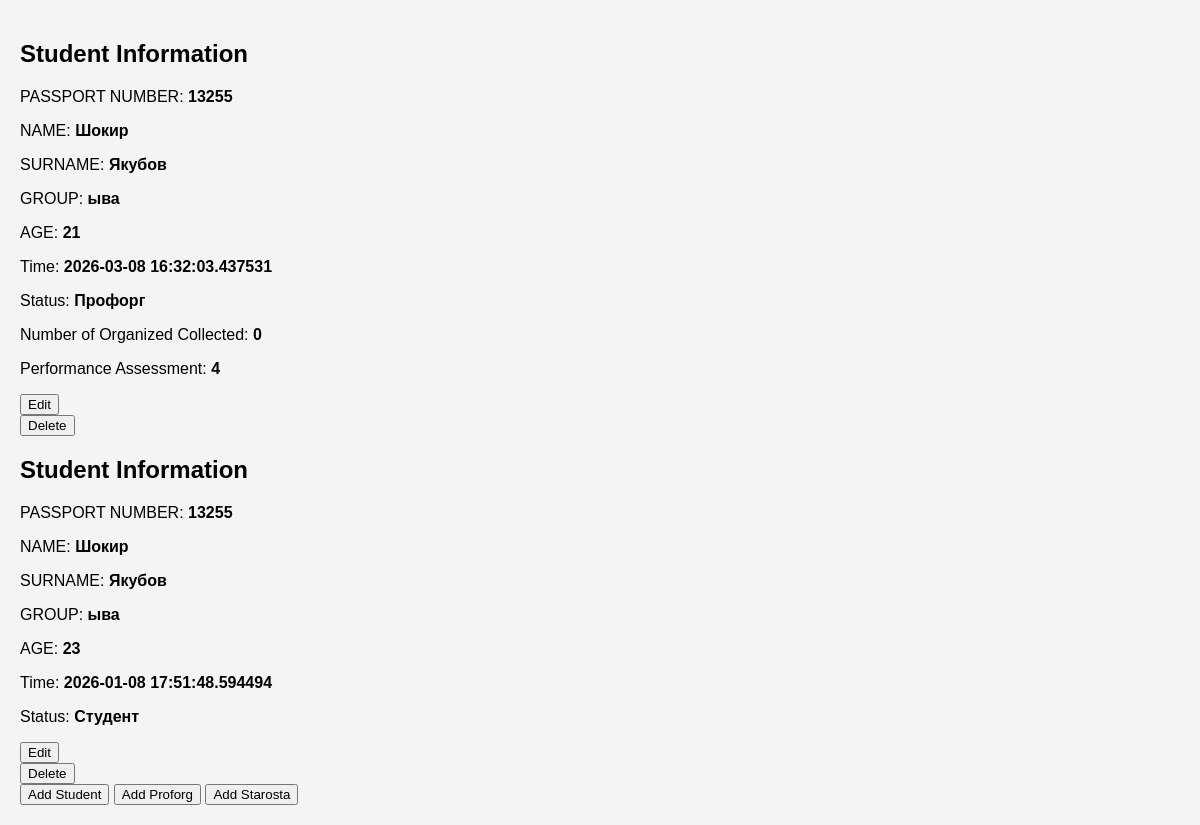
The page / on the database its author committed.
### tables this page shows
CREATE TABLE book(
                id INTEGER PRIMARY KEY AUTOINCREMENT,
                passport_number TEXT,
                name TEXT,
                surname TEXT,
                age INTEGER,
                group_name TEXT,
                time TIMESTAMP,
                status_in_group TEXT,
                additional_data BLOB
            );

### university/routes.py (the view)
@bp.route("/")
def index():
    return get_students_manager().ShowBook()

### university/classes.py (called while the page is built)
    def __post_init__(self):
        self.time = str(datetime.datetime.now())

    def DBLoad(self, r):
        self.id = r['id']
        self.passport_number = r['passport_number']
        self.name = r['name']
        self.surname = r['surname']
        self.age = r['age']
        self.group_name = r['group_name']
        self.time = r['time']
        self.status_in_group = r['status_in_group']

    def __post_init__(self):
        super().__post_init__()  # Вызов базового метода
        self.time = str(datetime.datetime.now())

    def DBLoad(self, r):
        super().DBLoad(r)
        additional_data = pickle.loads(r['additional_data']) if r['additional_data'] else {}
        self.the_number_of_organized_collected = additional_data.get('the_number_of_organized_collected', 0)
        self.performance_assessment = additional_data.get('performance_assessment', 0)

### university/routes.py (called while the page is built)
def get_students_manager():
    if 'students_manager' not in g:
        g.students_manager = Students()
    return g.students_manager

### university/storage.py (called while the page is built)
    def Load(self):
        if not os.path.exists(self.selfpath):
            os.mkdir(self.selfpath)
        db_path = os.path.join(self.selfpath, 'book.sqlite')
        self.db = sqlite3.connect(
            db_path,
            detect_types=sqlite3.PARSE_DECLTYPES,
            check_same_thread=False
        )
        self.db.row_factory = sqlite3.Row  # Возвращать строки как словари
        self.dbc = self.db.cursor()
        self.db.execute("""
            CREATE TABLE IF NOT EXISTS book(
                id INTEGER PRIMARY KEY AUTOINCREMENT,
                passport_number TEXT,
                name TEXT,
                surname TEXT,
                age INTEGER,
                group_name TEXT,
                time TIMESTAMP,
                status_in_group TEXT,
                additional_data BLOB
            )
        """)
        self.db.commit()

    def GetItems(self):
        self.dbc.execute("SELECT * FROM book ORDER BY id DESC")
        for r in self.dbc.fetchall():  # Проход по всем строкам результата
            print(r['status_in_group'])
            if r['status_in_group'] == "Студент":
                item = Student()
            elif r['status_in_group'] == "Староста":
                item = Starosta()
            elif r['status_in_group'] == "Профорг":
                item = Proforg()
            else:
                continue
            item.DBLoad(r)  # Загрузка данных в объект
            yield item

### university/templates/list.tpl (shortened to what this page needs)
{% extends "base.tpl" %}
{% block content %}
    {% for it in items %}
        {% include "item.tpl" ignore missing %}
    {% else %}
        <div class="no-data">No data</div>
    {% endfor %}
    <div class="button-container">
        <form action="{{ url_for('university.show_form', id=0) }}" method="get" style="display: inline;">
            <button type="submit" class="action-button">Add Student</button>
        </form>
        <form action="{{ url_for('university.show_form', id=0) }}" method="get" style="display: inline;">
            <button type="submit" class="action-button">Add Proforg</button>
        </form>
        <form action="{{ url_for('university.show_form', id=0) }}" method="get" style="display: inline;">
            <button type="submit" class="action-button">Add Starosta</button>
        </form>
    </div>
{% endblock %}

### university/templates/base.tpl
{% include "header.tpl" ignore missing %}
{% block content %} {% endblock %}
{% include "footer.tpl" %}

### university/templates/header.tpl (shortened to what this page needs)
<!DOCTYPE html>
<html lang="ru">
<head>
</head>
<body>

### university/templates/item.tpl (shortened to what this page needs)
<h2>Student Information</h2>
<div class="info">
    <p>PASSPORT NUMBER: <strong>{{ it.passport_number }}</strong></p>
    <p>NAME: <strong>{{ it.name }}</strong></p>
    <p>SURNAME: <strong>{{ it.surname }}</strong></p>
    <p>GROUP: <strong>{{ it.group_name }}</strong></p>
    <p>AGE: <strong>{{ it.age }}</strong></p>
    <p>Time: <strong>{{ it.time }}</strong></p>
    <p>Status: <strong>{{ it.status_in_group }}</strong></p>
    {% if it.the_number_of_organized_collected %}
    <p>Number of Organized Collected: <strong>{{ it.the_number_of_organized_collected }}</strong></p>
    <p>Performance Assessment: <strong>{{ it.performance_assessment }}</strong></p>
    {% endif %}
    <div class="button-container">
        <form class="edit-form" action="{{ url_for('university.show_form', id=it.id) }}" method="get">
            <button type="submit" class="action-button">Edit</button>
        </form>
        <form class="delete-form" action="{{ url_for('university.delete', id=it.id) }}" method="post">
            <button type="submit" class="action-button"
                    onclick="return confirm('Are you sure you want to delete this student?')">Delete</button>
        </form>
    </div>
</div>

### university/templates/footer.tpl
</body></html>

### university/templates/header.tpl (style rules this page uses)
body { font-family: Arial, sans-serif; background-color: #f4f4f4; margin: 0; padding: 20px; }

### rows shown on the page
book: passport_number "13255", name "Шокир", surname "Якубов", group_name "ыва", age "21", time "2026-03-08 16:32:03.437531", status_in_group "Профорг", the_number_of_organized_collected "0", performance_assessment "4"
book: passport_number "13255", name "Шокир", surname "Якубов", group_name "ыва", age "23", time "2026-01-08 17:51:48.594494", status_in_group "Студент"
